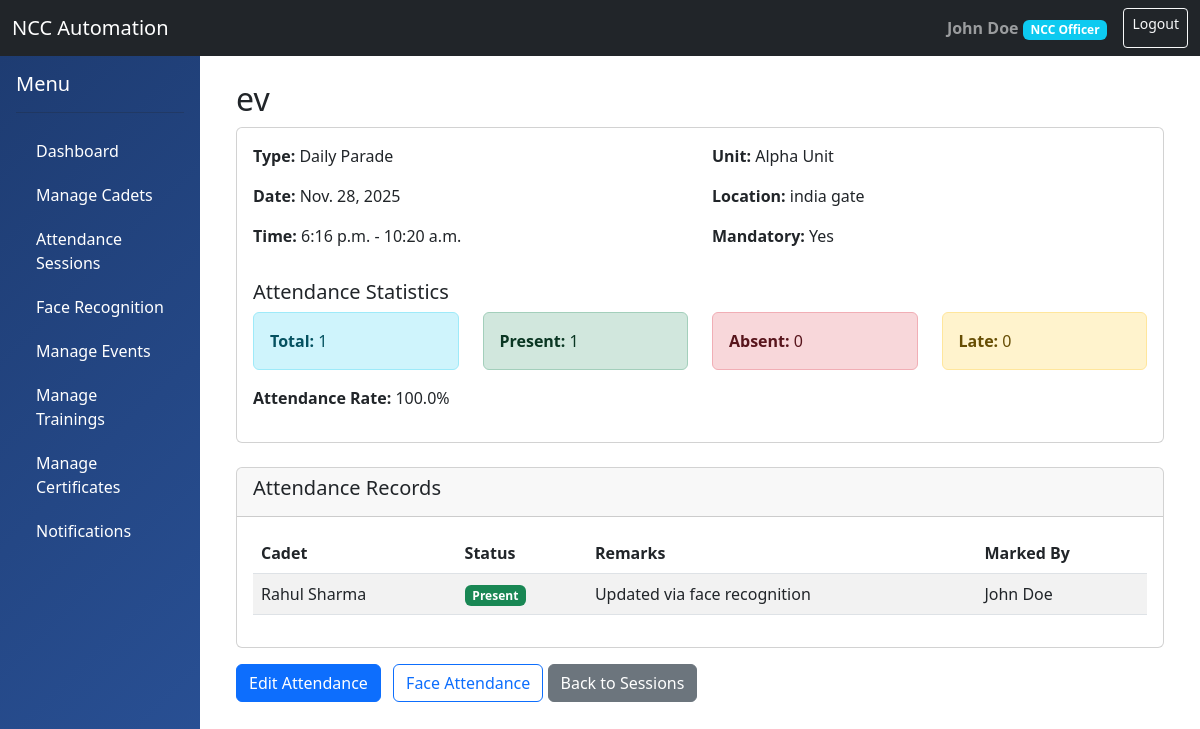
The page /attendance/sessions/2/ (signed in) on the database its author committed.
### accounts/models.py (models this page shows, shortened)
class User(AbstractUser):
    ROLE_CHOICES = (
        ('ADMIN', 'Administrator'),
        ('OFFICER', 'NCC Officer'),
        ('CADET', 'Cadet'),
    )
    role = models.CharField(max_length=10, choices=ROLE_CHOICES, default='CADET')
    phone_number = models.CharField(max_length=15, blank=True, null=True)
    profile_picture = models.ImageField(upload_to='profiles/', blank=True, null=True)
    date_of_birth = models.DateField(blank=True, null=True)
    address = models.TextField(blank=True, null=True)
    created_at = models.DateTimeField(auto_now_add=True)
    updated_at = models.DateTimeField(auto_now=True)
    is_active_member = models.BooleanField(default=True)
    class Meta:
        db_table = 'users'
        permissions = (
            ('can_view_all_cadets', 'Can view all cadets'),
            ('can_manage_unit', 'Can manage unit'),
            ('can_mark_attendance', 'Can mark attendance'),
            ('can_create_events', 'Can create events'),
        )

class Cadet(models.Model):
    RANK_CHOICES = (
        ('CDT', 'Cadet'),
        ('LCPL', 'Lance Corporal'),
        ('CPL', 'Corporal'),
        ('SGT', 'Sergeant'),
        ('SUO', 'Senior Under Officer'),
    )
    user = models.OneToOneField(User, on_delete=models.CASCADE, related_name='cadet_profile')
    rank = models.CharField(max_length=10, choices=RANK_CHOICES, default='CDT')
    unit = models.ForeignKey('units.Unit', on_delete=models.SET_NULL, null=True, related_name='cadets')
    enrollment_number = models.CharField(max_length=50, unique=True)
    enrollment_date = models.DateField()
    college_name = models.CharField(max_length=200)
    course = models.CharField(max_length=100)
    year_of_study = models.IntegerField()
    roll_number = models.CharField(max_length=50)
    parent_name = models.CharField(max_length=200)
    parent_phone = models.CharField(max_length=15)
    parent_email = models.EmailField(blank=True, null=True)
    emergency_contact = models.CharField(max_length=15)
    blood_group = models.CharField(max_length=5, blank=True)
    height = models.DecimalField(max_digits=5, decimal_places=2, blank=True, null=True)
    weight = models.DecimalField(max_digits=5, decimal_places=2, blank=True, null=True)
    assigned_officer = models.ForeignKey(Officer, on_delete=models.SET_NULL, null=True, blank=True, related_name='assigned_cadets')
    class Meta:
        db_table = 'cadets'

class Officer(models.Model):
    RANK_CHOICES = (
        ('SUO', 'Senior Under Officer'),
        ('JUO', 'Junior Under Officer'),
        ('SGT', 'Sergeant'),
        ('LT', 'Lieutenant'),
        ('CAPT', 'Captain'),
        ('MAJ', 'Major'),
    )
    user = models.OneToOneField(User, on_delete=models.CASCADE, related_name='officer_profile')
    rank = models.CharField(max_length=10, choices=RANK_CHOICES)
    unit = models.ForeignKey('units.Unit', on_delete=models.SET_NULL, null=True, related_name='officers')
    employee_id = models.CharField(max_length=50, unique=True)
    joining_date = models.DateField()
    specialization = models.CharField(max_length=200, blank=True)
    class Meta:
        db_table = 'officers'

### attendance/models.py (models this page shows, shortened)
class AttendanceSession(models.Model):
    SESSION_TYPE_CHOICES = (
        ('DAILY', 'Daily Parade'),
        ('WEEKLY', 'Weekly Training'),
        ('SPECIAL', 'Special Event'),
        ('CAMP', 'Camp'),
    )
    title = models.CharField(max_length=200)
    session_type = models.CharField(max_length=20, choices=SESSION_TYPE_CHOICES)
    date = models.DateField(default=timezone.now)
    start_time = models.TimeField()
    end_time = models.TimeField()
    unit = models.ForeignKey('units.Unit', on_delete=models.CASCADE, related_name='sessions')
    created_by = models.ForeignKey('accounts.Officer', on_delete=models.SET_NULL, null=True)
    is_mandatory = models.BooleanField(default=True)
    location = models.CharField(max_length=200)
    notes = models.TextField(blank=True)
    is_active = models.BooleanField(default=True)
    created_at = models.DateTimeField(auto_now_add=True)
    class Meta:
        db_table = 'attendance_sessions'
        ordering = ['-date', '-start_time']
    def get_attendance_stats(self):
        total = self.attendances.count()
        present = self.attendances.filter(status='PRESENT').count()
        absent = self.attendances.filter(status='ABSENT').count()
        late = self.attendances.filter(status='LATE').count()
        return {
            'total': total,
            'present': present,
            'absent': absent,
            'late': late,
            'percentage': round((present / total * 100) if total > 0 else 0, 2)
        }

class Attendance(models.Model):
    STATUS_CHOICES = (
        ('PRESENT', 'Present'),
        ('ABSENT', 'Absent'),
        ('LATE', 'Late'),
        ('EXCUSED', 'Excused'),
        ('ON_LEAVE', 'On Leave'),
    )
    session = models.ForeignKey(AttendanceSession, on_delete=models.CASCADE, related_name='attendances')
    cadet = models.ForeignKey('accounts.Cadet', on_delete=models.CASCADE, related_name='attendances')
    status = models.CharField(max_length=10, choices=STATUS_CHOICES, default='ABSENT')
    marked_by = models.ForeignKey('accounts.Officer', on_delete=models.SET_NULL, null=True)
    check_in_time = models.TimeField(blank=True, null=True)
    remarks = models.TextField(blank=True, null=True)
    marked_at = models.DateTimeField(auto_now_add=True)
    updated_at = models.DateTimeField(auto_now=True)
    class Meta:
        db_table = 'attendance'
        unique_together = ('session', 'cadet')
        ordering = ['-session__date']

### units/models.py (models this page shows, shortened)
class Unit(models.Model):
    WING_CHOICES = (
        ('ARMY', 'Army Wing'),
        ('NAVY', 'Navy Wing'),
        ('AIR', 'Air Wing'),
    )
    name = models.CharField(max_length=200)
    wing = models.CharField(max_length=10, choices=WING_CHOICES)
    unit_code = models.CharField(max_length=50, unique=True)
    location = models.CharField(max_length=200)
    contact_email = models.EmailField()
    contact_phone = models.CharField(max_length=15)
    established_date = models.DateField(blank=True, null=True)
    is_active = models.BooleanField(default=True)
    created_at = models.DateTimeField(auto_now_add=True)
    class Meta:
        db_table = 'units'
        ordering = ['name']

### attendance/views.py (the view)
# urls.py: path('sessions/<int:pk>/', views.attendance_session_detail, name='attendance_session_detail'),
@officer_required
def attendance_session_detail(request, pk):
    session = get_object_or_404(AttendanceSession, pk=pk)
    attendances = Attendance.objects.filter(session=session).select_related('cadet__user')
    stats = session.get_attendance_stats()
    return render(request, 'attendance/session_detail.html', {
        'session': session,
        'attendances': attendances,
        'stats': stats
    })

### templates/attendance/session_detail.html (shortened to what this page needs)
{% extends 'base.html' %}
{% block content %}
<div class="container">
    <h2>{{ session.title }}</h2>
    <div class="card mb-4">
        <div class="card-body">
            <div class="row">
                <div class="col-md-6">
                    <p><strong>Type:</strong> {{ session.get_session_type_display }}</p>
                    <p><strong>Date:</strong> {{ session.date }}</p>
                    <p><strong>Time:</strong> {{ session.start_time }} - {{ session.end_time }}</p>
                </div>
                <div class="col-md-6">
                    <p><strong>Unit:</strong> {{ session.unit.name }}</p>
                    <p><strong>Location:</strong> {{ session.location }}</p>
                    <p><strong>Mandatory:</strong> {{ session.is_mandatory|yesno:"Yes,No" }}</p>
                </div>
            </div>
            <div class="mt-3">
                <h5>Attendance Statistics</h5>
                <div class="row">
                    <div class="col-md-3">
                        <div class="alert alert-info">
                            <strong>Total:</strong> {{ stats.total }}
                        </div>
                    </div>
                    <div class="col-md-3">
                        <div class="alert alert-success">
                            <strong>Present:</strong> {{ stats.present }}
                        </div>
                    </div>
                    <div class="col-md-3">
                        <div class="alert alert-danger">
                            <strong>Absent:</strong> {{ stats.absent }}
                        </div>
                    </div>
                    <div class="col-md-3">
                        <div class="alert alert-warning">
                            <strong>Late:</strong> {{ stats.late }}
                        </div>
                    </div>
                </div>
                <p><strong>Attendance Rate:</strong> {{ stats.percentage }}%</p>
            </div>
        </div>
    </div>
    <div class="card">
        <div class="card-header">
            <h5>Attendance Records</h5>
        </div>
        <div class="card-body">
            <table class="table table-striped">
                <thead>
                    <tr>
                        <th>Cadet</th>
                        <th>Status</th>
                        <th>Remarks</th>
                        <th>Marked By</th>
                    </tr>
                </thead>
                <tbody>
                    {% for attendance in attendances %}
                    <tr>
                        <td>{{ attendance.cadet.user.get_full_name }}</td>
                        <td>
                            {% if attendance.status == 'PRESENT' %}
                                <span class="badge bg-success">{{ attendance.get_status_display }}</span>
                            {% elif attendance.status == 'ABSENT' %}
                                <span class="badge bg-danger">{{ attendance.get_status_display }}</span>
                            {% elif attendance.status == 'LATE' %}
                                <span class="badge bg-warning">{{ attendance.get_status_display }}</span>
                            {% else %}
                                <span class="badge bg-info">{{ attendance.get_status_display }}</span>
                            {% endif %}
                        </td>
                        <td>{{ attendance.remarks|default:"-" }}</td>
                        <td>{{ attendance.marked_by.user.get_full_name|default:"-" }}</td>
                    </tr>
                    {% endfor %}
                </tbody>
            </table>
        </div>
    </div>
    <div class="mt-3">
        <a href="{% url 'mark_attendance' session.id %}" class="btn btn-primary">Edit Attendance</a>
        <a href="{% url 'face_attendance' session.id %}" class="btn btn-outline-primary ms-2">
             Face Attendance
        </a>
        <a href="{% url 'attendance_session_list' %}" class="btn btn-secondary">Back to Sessions</a>
    </div>
</div>
{% endblock %}

### templates/base.html (shortened to what this page needs)
<!DOCTYPE html>
<html lang="en">
<head>
    <link href="https://cdn.jsdelivr.net/npm/bootstrap@5.3.0/dist/css/bootstrap.min.css" rel="stylesheet">
</head>
<body>
    <nav class="navbar navbar-expand-lg navbar-dark bg-dark">
        <div class="container-fluid">
            <a class="navbar-brand" href="{% url 'dashboard' %}">NCC Automation</a>
            <div class="d-flex">
                {% if user.is_authenticated %}
                <span class="navbar-text me-3">
                    <strong>{{ user.get_full_name }}</strong>
                    <span class="badge bg-info">{{ user.get_role_display }}</span>
                </span>
                <a href="{% url 'logout' %}" class="btn btn-outline-light btn-sm">Logout</a>
                {% endif %}
            </div>
        </div>
    </nav>
    <div class="container-fluid">
        <div class="row">
            {% if user.is_authenticated %}
            <div class="col-md-2 sidebar p-0">
                <div class="p-3">
                    <h5 class="text-white">Menu</h5>
                    <hr class="bg-white">
                    <a href="{% url 'dashboard' %}">Dashboard</a>
                    {% if user.role != 'CADET' %}
                        <a href="{% url 'cadet_list' %}">Manage Cadets</a>
                        <a href="{% url 'attendance_session_list' %}">Attendance Sessions</a>
                        <a href="{% url 'face_management' %}">Face Recognition</a>
                        <a href="{% url 'event_list' %}">Manage Events</a>
                        <a href="{% url 'training_list' %}">Manage Trainings</a>
                        <a href="{% url 'certificate_list' %}">Manage Certificates</a>
                        <a href="{% url 'notification_list' %}">Notifications</a>
                    {% endif %}
                </div>
            </div>
            {% endif %}
            <div class="col-md-10 p-4">
                {% block content %}{% endblock %}
            </div>
        </div>
    </div>
</body>
</html>

### templates/base.html (style rules this page uses)
.sidebar { min-height: 100vh; background: linear-gradient(135deg, #1e3c72 0%, #2a5298 100%); }
.sidebar a { color: white; text-decoration: none; padding: 10px 20px; display: block; transition: all 0.3s; }

### rows shown on the page
User: get_full_name "John Doe", role "NCC Officer"
AttendanceSession: title "ev", session_type "Daily Parade", date "Nov. 28, 2025", start_time "6:16 p.m.", end_time "10:20 a.m.", unit.name "Alpha Unit", location "india gate", is_mandatory "Yes"
Attendance: cadet.user.get_full_name "Rahul Sharma", status "Present", remarks "Updated via face recognition", marked_by.user.get_full_name "John Doe"

### other values the page prints
{{ stats.total }} "1"
{{ stats.present }} "1"
{{ stats.absent }} "0"
{{ stats.late }} "0"
{{ stats.percentage }} "100.0"
